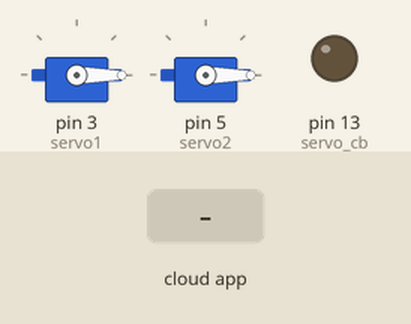
Bench run of a sketch on a simulated Arduino Uno, built with avr-gcc and run on an emulated ATmega328P. Parts: 2 × servo, output pins drawn as LEDs (lit = HIGH). The test bench sets the inputs (shaded band). The ROS host is connected and sends only what is stated.

Above: at 1.2 s.
1.3 s: the phone or cloud app sets servo to -100
At 2.5 s:
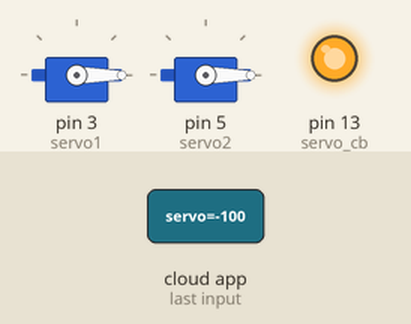
2.8 s: the phone or cloud app sets servo to 0
At 3.8 s:
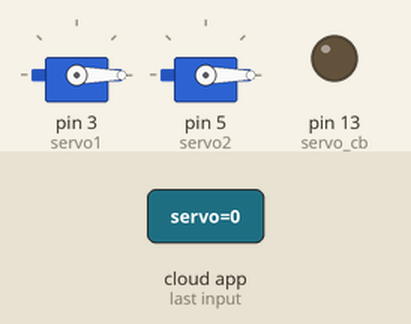
4.3 s: the phone or cloud app sets servo to 100
At 4.9 s:
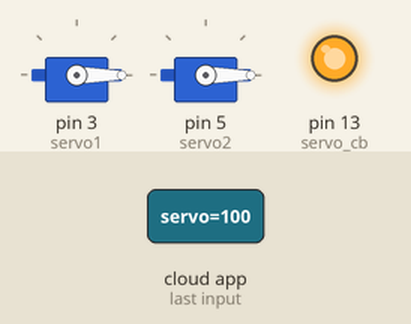
Timing chart, 0 to 7.3 s (numbered marks = the images above; inputs shaded):
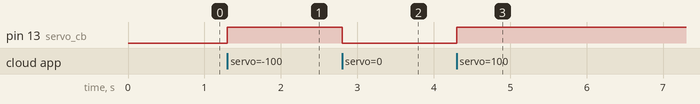

The sketch:

sketch_may27b.ino
```cpp
#include "Arduino.h"
#include <Servo.h>
#include <ros.h>
#include <std_msgs/Float64.h>

ros::NodeHandle nh;

Servo servo1;
Servo servo2;


float thd0=0,thd1=0,thd2=0;
float phi,ld,l;
float Lo=0,L1=20,L2=106,L3=460;//ロボットアームの諸元
int th0o=0,th1o=144,th2o=165;//サーボのセット状態(このプログラムをスタートした時ロボットアームが真直ぐ立つようにセットする。)
float x,y,z;

void servo_cb(const std_msgs::Float64& cmd_msg){

    x=cmd_msg.data;
    y=0;
    digitalWrite(13, HIGH-digitalRead(13));

}

ros::Subscriber<std_msgs::Float64> sub("servo", servo_cb);

void setup(){

    pinMode(13, OUTPUT);

    nh.initNode();
    nh.subscribe(sub);

    servo1.attach( 3 );
    servo2.attach( 5 );

    set_servo();
}

void loop(){

    nh.spinOnce();
    delay(1);

}
void ik(){
  float phi,ld,l,th0,th1,th2;
  th0=atan2(y,x);
  l=sqrt(x*x + y*y);
  ld=sqrt((l-L1)*(l-L1) + (z-Lo)*(z-Lo));
  phi=atan2((z-Lo),l-L1);
  th1=-3.14/2 + phi + acos((ld*ld+L2*L2-L3*L3)/(2*ld*L2));
  th2=-3.14 + acos((L2*L2+L3*L3-ld*ld)/(2*L2*L3));
  thd0=th0*180/3.14;
  thd1=th1*180/3.14;
  thd2=th2*180/3.14;
}
void set_servo(){
    servo1.write(th0o+thd0);
    servo2.write(-(th1o+thd1));

}
```

Measured:
- after the input at 1.3 s, pin 13 (servo_cb): LOW → HIGH at once
- after the input at 2.8 s, pin 13 (servo_cb): HIGH → LOW at once
- after the input at 4.3 s, pin 13 (servo_cb): LOW → HIGH at once
